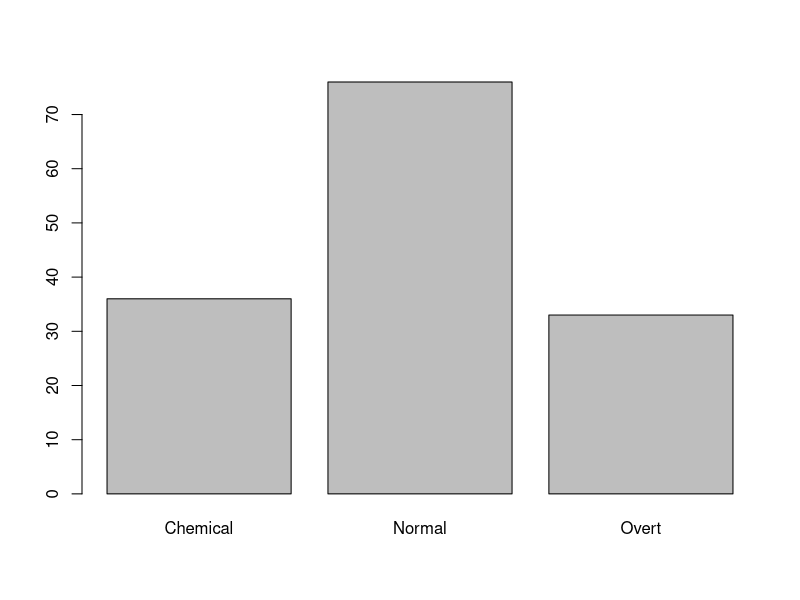
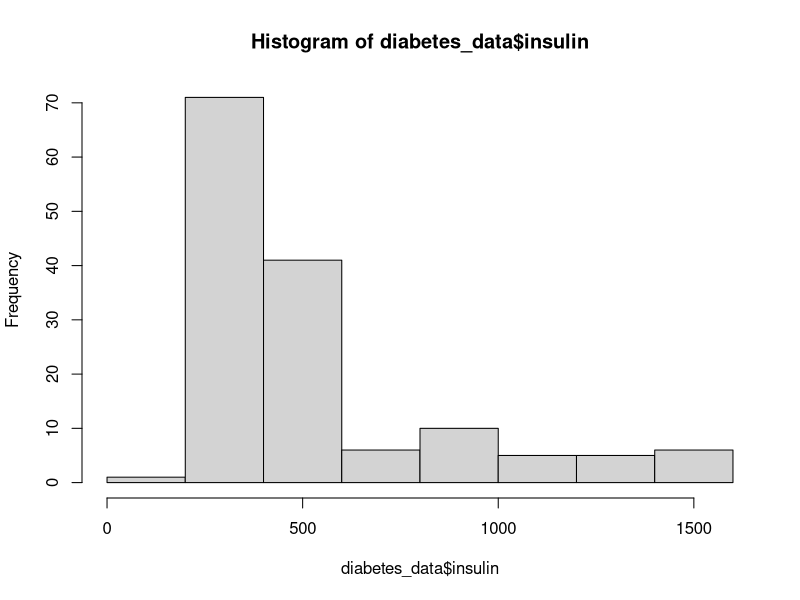

These figures' R source, in order:
## ---- chunk 1
library(mclust)
diabetes_data <- diabetes
#is.na.data.frame(diabetes_data) #Do sprawdzenia czy zbior danych zawiera wartosci puste
plot(diabetes_data$class)
summary(diabetes_data)
## ---- chunk 2
hist(diabetes_data$insulin)
mean_chemical <- mean(diabetes_data$insulin)
diabetes_data$insulin[diabetes_data$insulin < 100] <- mean_chemical
## ---- chunk 3
library(caTools)
library(dplyr)
set.seed(52)
diabetes_split <- sample.split(diabetes_data$class, SplitRatio = 0.7)
training_data <- subset(diabetes_data, diabetes_split == TRUE)
testing_data <- subset(diabetes_data, diabetes_split == FALSE)

## ---- chunk 4
library(e1071)
library(caret)
tune.out_linear <- tune(svm, class~., data=training_data, kernel="linear", ranges=list(cost=c(0.001, 0.01, 0.1, 1, 10, 100)), cross=4)
summary(tune.out_linear$best.model) 
## ---- chunk 5
pred_svm_linear <- predict(tune.out_linear$best.model, testing_data)
testing_data$pred_svm_linear <- pred_svm_linear
confusionMatrix(testing_data$class, testing_data$pred_svm_linear)
## ---- chunk 6
tune.out_polynomial <- tune(svm, class~., data=training_data, kernel="polynomial", ranges=list(cost=c(0.001, 0.01, 0.1, 1, 10, 100), degree=c(0.5,1,2,3,4,5)), cross=4)
summary(tune.out_polynomial$best.model)
## ---- chunk 7
pred_svm_polynomial <- predict(tune.out_polynomial$best.model, testing_data)
testing_data$pred_svm_polynomial <- pred_svm_polynomial
confusionMatrix(testing_data$class, testing_data$pred_svm_polynomial)
## ---- chunk 8
tune.out_radial <- tune(svm, class~., data=training_data, kernel="radial", ranges=list(cost=c(0.001,0.01,0.1,1,10,100),gamma=c(0.01,0.1,0.5,1,2,3,4,5,10,50)),cross=4)
summary(tune.out_radial$best.model)
## ---- chunk 9
pred_svm_radial <- predict(tune.out_radial$best.model, testing_data)
testing_data$pred_svm_radial <- pred_svm_radial
confusionMatrix(testing_data$class, testing_data$pred_svm_radial)
